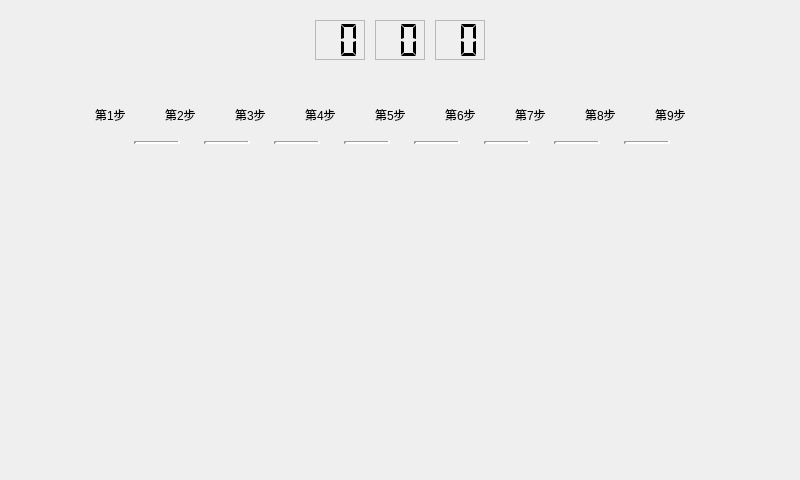
<?xml version="1.0" encoding="UTF-8"?>
<ui version="4.0">
 <class>ProcessDialog</class>
 <widget class="QDialog" name="ProcessDialog">
  <property name="geometry">
   <rect>
    <x>0</x>
    <y>0</y>
    <width>800</width>
    <height>480</height>
   </rect>
  </property>
  <property name="windowTitle">
   <string>Dialog</string>
  </property>
  <widget class="ImageLabel" name="exitLabel">
   <property name="geometry">
    <rect>
     <x>80</x>
     <y>360</y>
     <width>64</width>
     <height>64</height>
    </rect>
   </property>
   <property name="text">
    <string/>
   </property>
  </widget>
  <widget class="QLCDNumber" name="lcdNumber1">
   <property name="geometry">
    <rect>
     <x>315</x>
     <y>20</y>
     <width>50</width>
     <height>40</height>
    </rect>
   </property>
   <property name="frameShape">
    <enum>QFrame::StyledPanel</enum>
   </property>
   <property name="frameShadow">
    <enum>QFrame::Plain</enum>
   </property>
   <property name="digitCount">
    <number>2</number>
   </property>
   <property name="segmentStyle">
    <enum>QLCDNumber::Flat</enum>
   </property>
  </widget>
  <widget class="QLCDNumber" name="lcdNumber2">
   <property name="geometry">
    <rect>
     <x>375</x>
     <y>20</y>
     <width>50</width>
     <height>40</height>
    </rect>
   </property>
   <property name="frameShape">
    <enum>QFrame::StyledPanel</enum>
   </property>
   <property name="frameShadow">
    <enum>QFrame::Plain</enum>
   </property>
   <property name="digitCount">
    <number>2</number>
   </property>
   <property name="segmentStyle">
    <enum>QLCDNumber::Flat</enum>
   </property>
  </widget>
  <widget class="QLCDNumber" name="lcdNumber3">
   <property name="geometry">
    <rect>
     <x>435</x>
     <y>20</y>
     <width>50</width>
     <height>40</height>
    </rect>
   </property>
   <property name="frameShape">
    <enum>QFrame::StyledPanel</enum>
   </property>
   <property name="frameShadow">
    <enum>QFrame::Plain</enum>
   </property>
   <property name="digitCount">
    <number>2</number>
   </property>
   <property name="segmentStyle">
    <enum>QLCDNumber::Flat</enum>
   </property>
  </widget>
  <widget class="QLabel" name="stepImage_1">
   <property name="geometry">
    <rect>
     <x>110</x>
     <y>130</y>
     <width>24</width>
     <height>24</height>
    </rect>
   </property>
   <property name="text">
    <string/>
   </property>
  </widget>
  <widget class="QLabel" name="stepImage_2">
   <property name="geometry">
    <rect>
     <x>180</x>
     <y>130</y>
     <width>24</width>
     <height>24</height>
    </rect>
   </property>
   <property name="text">
    <string/>
   </property>
  </widget>
  <widget class="QLabel" name="stepImage_3">
   <property name="geometry">
    <rect>
     <x>250</x>
     <y>130</y>
     <width>24</width>
     <height>24</height>
    </rect>
   </property>
   <property name="text">
    <string/>
   </property>
  </widget>
  <widget class="QLabel" name="stepImage_4">
   <property name="geometry">
    <rect>
     <x>320</x>
     <y>130</y>
     <width>24</width>
     <height>24</height>
    </rect>
   </property>
   <property name="text">
    <string/>
   </property>
  </widget>
  <widget class="QLabel" name="stepImage_5">
   <property name="geometry">
    <rect>
     <x>390</x>
     <y>130</y>
     <width>24</width>
     <height>24</height>
    </rect>
   </property>
   <property name="text">
    <string/>
   </property>
  </widget>
  <widget class="QLabel" name="stepImage_6">
   <property name="geometry">
    <rect>
     <x>460</x>
     <y>130</y>
     <width>24</width>
     <height>24</height>
    </rect>
   </property>
   <property name="text">
    <string/>
   </property>
  </widget>
  <widget class="QLabel" name="stepImage_7">
   <property name="geometry">
    <rect>
     <x>530</x>
     <y>130</y>
     <width>24</width>
     <height>24</height>
    </rect>
   </property>
   <property name="text">
    <string/>
   </property>
  </widget>
  <widget class="QLabel" name="stepImage_8">
   <property name="geometry">
    <rect>
     <x>600</x>
     <y>130</y>
     <width>24</width>
     <height>24</height>
    </rect>
   </property>
   <property name="text">
    <string/>
   </property>
  </widget>
  <widget class="QLabel" name="stepImage_9">
   <property name="geometry">
    <rect>
     <x>670</x>
     <y>130</y>
     <width>24</width>
     <height>24</height>
    </rect>
   </property>
   <property name="text">
    <string/>
   </property>
  </widget>
  <widget class="QLabel" name="stepLabel_1">
   <property name="geometry">
    <rect>
     <x>95</x>
     <y>100</y>
     <width>60</width>
     <height>30</height>
    </rect>
   </property>
   <property name="text">
    <string>第1步</string>
   </property>
  </widget>
  <widget class="QLabel" name="stepLabel_2">
   <property name="geometry">
    <rect>
     <x>165</x>
     <y>100</y>
     <width>60</width>
     <height>30</height>
    </rect>
   </property>
   <property name="text">
    <string>第2步</string>
   </property>
  </widget>
  <widget class="QLabel" name="stepLabel_3">
   <property name="geometry">
    <rect>
     <x>235</x>
     <y>100</y>
     <width>60</width>
     <height>30</height>
    </rect>
   </property>
   <property name="text">
    <string>第3步</string>
   </property>
  </widget>
  <widget class="QLabel" name="stepLabel_4">
   <property name="geometry">
    <rect>
     <x>305</x>
     <y>100</y>
     <width>60</width>
     <height>30</height>
    </rect>
   </property>
   <property name="text">
    <string>第4步</string>
   </property>
  </widget>
  <widget class="QLabel" name="stepLabel_5">
   <property name="geometry">
    <rect>
     <x>375</x>
     <y>100</y>
     <width>60</width>
     <height>30</height>
    </rect>
   </property>
   <property name="text">
    <string>第5步</string>
   </property>
  </widget>
  <widget class="QLabel" name="stepLabel_6">
   <property name="geometry">
    <rect>
     <x>445</x>
     <y>100</y>
     <width>60</width>
     <height>30</height>
    </rect>
   </property>
   <property name="text">
    <string>第6步</string>
   </property>
  </widget>
  <widget class="QLabel" name="stepLabel_7">
   <property name="geometry">
    <rect>
     <x>515</x>
     <y>100</y>
     <width>60</width>
     <height>30</height>
    </rect>
   </property>
   <property name="text">
    <string>第7步</string>
   </property>
  </widget>
  <widget class="QLabel" name="stepLabel_8">
   <property name="geometry">
    <rect>
     <x>585</x>
     <y>100</y>
     <width>60</width>
     <height>30</height>
    </rect>
   </property>
   <property name="text">
    <string>第8步</string>
   </property>
  </widget>
  <widget class="QLabel" name="stepLabel_9">
   <property name="geometry">
    <rect>
     <x>655</x>
     <y>100</y>
     <width>60</width>
     <height>30</height>
    </rect>
   </property>
   <property name="text">
    <string>第9步</string>
   </property>
  </widget>
  <widget class="Line" name="line_1">
   <property name="geometry">
    <rect>
     <x>134</x>
     <y>141</y>
     <width>46</width>
     <height>3</height>
    </rect>
   </property>
   <property name="lineWidth">
    <number>3</number>
   </property>
   <property name="orientation">
    <enum>Qt::Horizontal</enum>
   </property>
  </widget>
  <widget class="Line" name="line_2">
   <property name="geometry">
    <rect>
     <x>204</x>
     <y>141</y>
     <width>46</width>
     <height>3</height>
    </rect>
   </property>
   <property name="lineWidth">
    <number>3</number>
   </property>
   <property name="orientation">
    <enum>Qt::Horizontal</enum>
   </property>
  </widget>
  <widget class="Line" name="line_3">
   <property name="geometry">
    <rect>
     <x>274</x>
     <y>141</y>
     <width>46</width>
     <height>3</height>
    </rect>
   </property>
   <property name="lineWidth">
    <number>3</number>
   </property>
   <property name="orientation">
    <enum>Qt::Horizontal</enum>
   </property>
  </widget>
  <widget class="Line" name="line_4">
   <property name="geometry">
    <rect>
     <x>344</x>
     <y>141</y>
     <width>46</width>
     <height>3</height>
    </rect>
   </property>
   <property name="lineWidth">
    <number>3</number>
   </property>
   <property name="orientation">
    <enum>Qt::Horizontal</enum>
   </property>
  </widget>
  <widget class="Line" name="line_5">
   <property name="geometry">
    <rect>
     <x>414</x>
     <y>141</y>
     <width>46</width>
     <height>3</height>
    </rect>
   </property>
   <property name="lineWidth">
    <number>3</number>
   </property>
   <property name="orientation">
    <enum>Qt::Horizontal</enum>
   </property>
  </widget>
  <widget class="Line" name="line_6">
   <property name="geometry">
    <rect>
     <x>484</x>
     <y>141</y>
     <width>46</width>
     <height>3</height>
    </rect>
   </property>
   <property name="lineWidth">
    <number>3</number>
   </property>
   <property name="orientation">
    <enum>Qt::Horizontal</enum>
   </property>
  </widget>
  <widget class="Line" name="line_7">
   <property name="geometry">
    <rect>
     <x>554</x>
     <y>141</y>
     <width>46</width>
     <height>3</height>
    </rect>
   </property>
   <property name="lineWidth">
    <number>3</number>
   </property>
   <property name="orientation">
    <enum>Qt::Horizontal</enum>
   </property>
  </widget>
  <widget class="Line" name="line_8">
   <property name="geometry">
    <rect>
     <x>624</x>
     <y>141</y>
     <width>46</width>
     <height>3</height>
    </rect>
   </property>
   <property name="lineWidth">
    <number>3</number>
   </property>
   <property name="orientation">
    <enum>Qt::Horizontal</enum>
   </property>
  </widget>
  <widget class="QLabel" name="picture">
   <property name="geometry">
    <rect>
     <x>320</x>
     <y>200</y>
     <width>170</width>
     <height>197</height>
    </rect>
   </property>
   <property name="text">
    <string/>
   </property>
  </widget>
  <widget class="ImageLabel" name="outLabel">
   <property name="geometry">
    <rect>
     <x>600</x>
     <y>190</y>
     <width>142</width>
     <height>51</height>
    </rect>
   </property>
   <property name="text">
    <string/>
   </property>
  </widget>
  <widget class="ImageLabel" name="inLabel">
   <property name="geometry">
    <rect>
     <x>600</x>
     <y>250</y>
     <width>142</width>
     <height>51</height>
    </rect>
   </property>
   <property name="text">
    <string/>
   </property>
  </widget>
  <widget class="ImageLabel" name="startLabel">
   <property name="geometry">
    <rect>
     <x>600</x>
     <y>340</y>
     <width>142</width>
     <height>51</height>
    </rect>
   </property>
   <property name="text">
    <string/>
   </property>
  </widget>
  <widget class="ImageLabel" name="cancelLabel">
   <property name="geometry">
    <rect>
     <x>600</x>
     <y>400</y>
     <width>142</width>
     <height>51</height>
    </rect>
   </property>
   <property name="text">
    <string/>
   </property>
  </widget>
  <widget class="QLabel" name="dateLabel">
   <property name="geometry">
    <rect>
     <x>610</x>
     <y>20</y>
     <width>200</width>
     <height>40</height>
    </rect>
   </property>
   <property name="font">
    <font>
     <pointsize>17</pointsize>
    </font>
   </property>
   <property name="alignment">
    <set>Qt::AlignBottom|Qt::AlignLeading|Qt::AlignLeft</set>
   </property>
  </widget>
 </widget>
 <customwidgets>
  <customwidget>
   <class>ImageLabel</class>
   <extends>QLabel</extends>
   <header>component/imagelabel.h</header>
   <slots>
    <signal>released()</signal>
    <signal>pressed()</signal>
   </slots>
  </customwidget>
 </customwidgets>
 <resources/>
 <connections/>
</ui>
